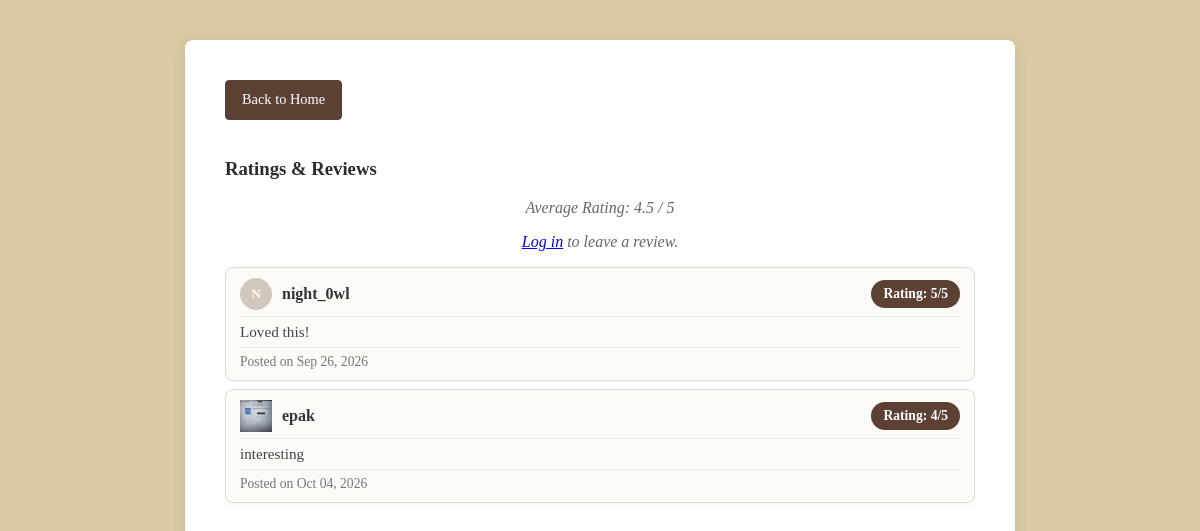
The app's page /catalog/book/21/, older data.
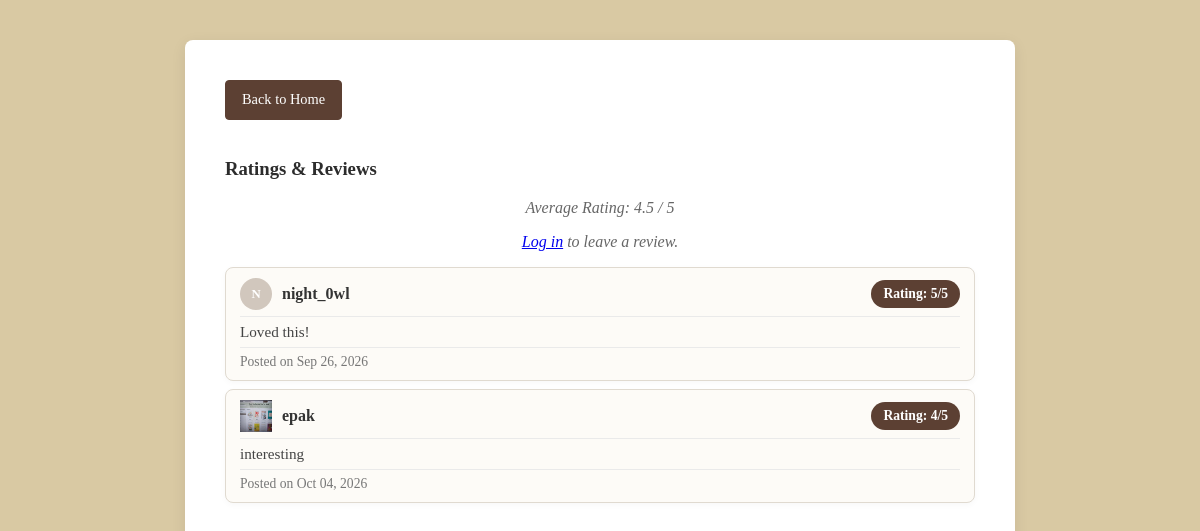
The same page, newer data.
### catalog/models.py (models this page shows, shortened)
class Review(models.Model):
    review_id = models.AutoField(primary_key=True)
    book = models.ForeignKey(Book, on_delete=models.CASCADE, related_name='reviews')
    user = models.ForeignKey(User, on_delete=models.CASCADE, related_name='reviews')
    rating = models.IntegerField()
    comment = models.TextField()
    created_at = models.DateTimeField(auto_now_add=True)
    updated_at = models.DateTimeField(auto_now=True)

class UserProfile(models.Model):
    user = models.OneToOneField(User, on_delete=models.CASCADE)
    full_name = models.CharField(max_length=150, blank=True)
    bio = models.TextField(blank=True)
    profile_picture = models.ImageField(upload_to='profile_pics/', blank=True, null=True)
    is_verified = models.BooleanField(default=False)
    verification_token = models.CharField(max_length=100, blank=True, null=True)

### catalog/views.py (the view)
# urls.py: path('book/<int:book_id>/', views.book_detail, name='book_detail'),
def book_detail(request, book_id):
    book = get_object_or_404(Book, pk=book_id)
    reviews = Review.objects.filter(book=book)
    avg_rating = reviews.aggregate(Avg('rating'))['rating__avg']
    user_has_reviewed = False
    if request.user.is_authenticated:
        user_has_reviewed = reviews.filter(user=request.user).exists()
    context = {
        'book': book,
        'reviews': reviews,
        'avg_rating': avg_rating,
        'user_has_reviewed': user_has_reviewed,
    }
    return render(request, 'catalog/book_detail.html', context)

### catalog/templates/catalog/book_detail.html (shortened to what this page needs)
<head>
    {% load static %}
    <link rel="stylesheet" href="{% static 'catalog/style.css' %}">
</head>
<body>
    <div class="book-card">
        <div class="mb-3">
        <a href="{% url 'index' %}" class="custom-back-btn">Back to Home</a>
    </div>
    <div class="reviews-section mt-5">
    <h3>Ratings & Reviews</h3>
    <p>Average Rating:
    {% if avg_rating %}
        {{ avg_rating|floatformat:1 }} / 5
    {% else %}
        No ratings yet
    {% endif %}
    </p>
    {% if user.is_authenticated %}
        {% if not user_has_reviewed %}
        <form method="POST" action="{% url 'add_review' book.pk %}" class="mb-4">
            {% csrf_token %}
            <div class="mb-3">
                <label for="rating" class="form-label">Rating (1-5)</label>
                <select name="rating" id="rating" class="form-select" required>
                    <option value="" selected disabled>Choose...</option>
                    <option value="1">1 - Poor</option>
                    <option value="2">2 - Average</option>
                    <option value="3">3 - Good</option>
                    <option value="4">4 - Very Good</option>
                    <option value="5">5 - Excellent</option>
                </select>
            </div>
            <div class="mb-3">
                <label for="comment" class="form-label">Review Comment</label>
                <textarea name="comment" id="comment" rows="3" class="form-control" placeholder="Write your review here..."></textarea>
            </div>
            <button type="submit" class="btn btn-primary">Submit Review</button>
        </form>
    {% else %}
        <p class="text-muted fst-italic mb-4">You have already reviewed this book. You can edit your existing review below.</p>
        {% endif %}
    {% else %}
        <p><a href="{% url 'login' %}">Log in</a> to leave a review.</p>
    {% endif %}
    <div class="list-group">
        {% for review in reviews %}
            <div class="list-group-item list-group-item-action flex-column align-items-start mb-2">
                <div class="review-header" style="display: flex; justify-content: space-between; align-items: center; width: 100%;">
        <div style="display: flex; align-items: center; gap: 10px;">
        {% if review.user.userprofile.profile_picture %}
        <img src="{{ review.user.userprofile.profile_picture.url }}" alt="{{ review.user.username }}" class="rounded-circle me-2" width="32" height="32" style="object-fit: cover;">
        {% else %}
        <div style="width: 32px; height: 32px; border-radius: 50%; background-color: #d1c7bd; display: flex; align-items: center; justify-content: center; font-weight: bold; color: #fff; font-size: 0.8rem;">
            {{ review.user.username|make_list|first|upper }}
        </div>
        {% endif %}
                <h5 style="margin: 0; font-weight: bold; font-size: 1rem;">{{ review.user.username }}</h5>
            </div>
                    <span class="badge bg-secondary">Rating: {{ review.rating }}/5</span>
                </div>
                <p class="mb-1 review-comment">{{ review.comment }}</p>
                <div class="review-footer">
                <small class="text-muted">Posted on {{ review.created_at|date:"M d, Y" }}</small>
</div>
            </div>
        {% empty %}
            <p class="text-muted">No reviews yet. Be the first to review this book!</p>
        {% endfor %}
    </div>
</div>
</body>
</html>

Row changes from the older to the newer data that the page shows:
changed through a linked row, Review "interesting": user.userprofile.profile_picture: a different picture
